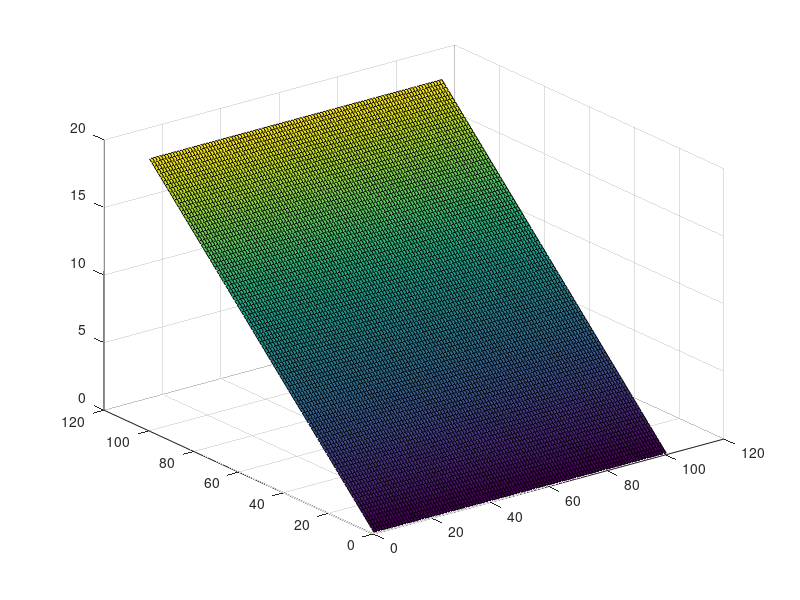
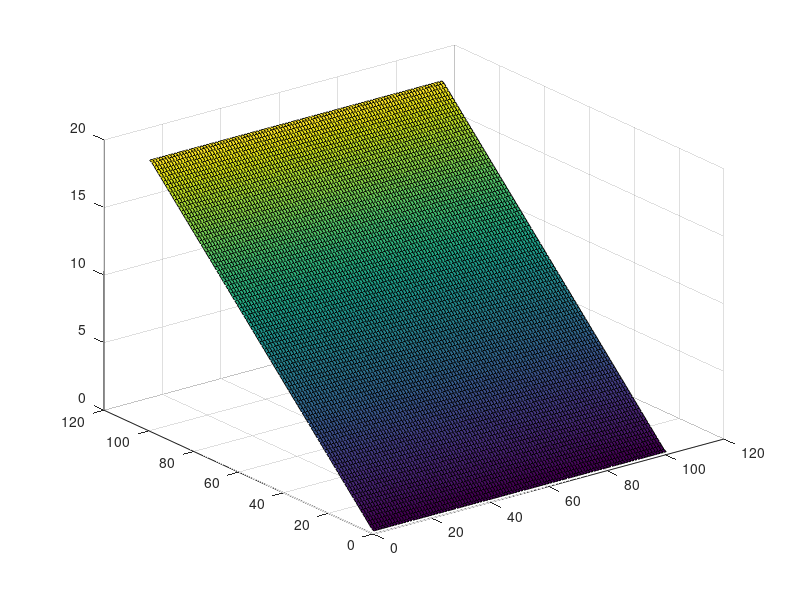

The MATLAB script that drew these images, in order:
[X,Y] = meshgrid(0:0.1:10,0:0.1:10);
%dot product equivalency
Z = X.^2  + Y.^2;
%figure; surf(X, Y, Z)
%gradient (manual)
%component 1
Xn = 2 * X;
%component 2
Yn = 2* Y;

%gradient lib
[FX ,FY] = gradient(Z, 0.1);
%gradient in X
figure; surf(Yn)
%figure; surf(Xn)

%gradient in Y
figure; surf(FY)
%figure; surf(Yn)


